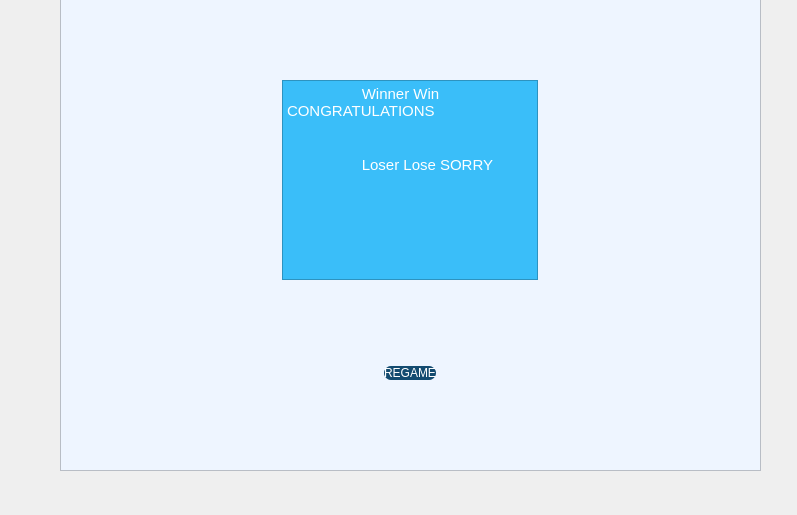
<?xml version="1.0" encoding="UTF-8"?>
<ui version="4.0">
 <class>Dialog</class>
 <widget class="QDialog" name="Dialog">
  <property name="geometry">
   <rect>
    <x>0</x>
    <y>0</y>
    <width>797</width>
    <height>515</height>
   </rect>
  </property>
  <property name="windowTitle">
   <string>Dialog</string>
  </property>
  <widget class="QFrame" name="frame">
   <property name="geometry">
    <rect>
     <x>60</x>
     <y>-10</y>
     <width>701</width>
     <height>481</height>
    </rect>
   </property>
   <property name="styleSheet">
    <string notr="true">QFrame {
background-color:rgb(238, 245, 255);
}</string>
   </property>
   <property name="frameShape">
    <enum>QFrame::StyledPanel</enum>
   </property>
   <property name="frameShadow">
    <enum>QFrame::Raised</enum>
   </property>
   <layout class="QVBoxLayout" name="verticalLayout">
    <item alignment="Qt::AlignHCenter">
     <widget class="QTextEdit" name="textEdit">
      <property name="maximumSize">
       <size>
        <width>363</width>
        <height>200</height>
       </size>
      </property>
      <property name="styleSheet">
       <string notr="true">QTextEdit {
 background-color:rgb(58, 190, 249);
color:white;
}</string>
      </property>
      <property name="html">
       <string>&lt;!DOCTYPE HTML PUBLIC &quot;-//W3C//DTD HTML 4.0//EN&quot; &quot;http://www.w3.org/TR/REC-html40/strict.dtd&quot;&gt;
&lt;html&gt;&lt;head&gt;&lt;meta name=&quot;qrichtext&quot; content=&quot;1&quot; /&gt;&lt;meta charset=&quot;utf-8&quot; /&gt;&lt;style type=&quot;text/css&quot;&gt;
p, li { white-space: pre-wrap; }
hr { height: 1px; border-width: 0; }
li.unchecked::marker { content: &quot;\2610&quot;; }
li.checked::marker { content: &quot;\2612&quot;; }
&lt;/style&gt;&lt;/head&gt;&lt;body style=&quot; font-family:'Ubuntu'; font-size:11pt; font-weight:400; font-style:normal;&quot;&gt;
&lt;p style=&quot; margin-top:0px; margin-bottom:0px; margin-left:0px; margin-right:0px; -qt-block-indent:0; text-indent:0px;&quot;&gt;                  Winner Win   CONGRATULATIONS&lt;/p&gt;
&lt;p style=&quot;-qt-paragraph-type:empty; margin-top:0px; margin-bottom:0px; margin-left:0px; margin-right:0px; -qt-block-indent:0; text-indent:0px;&quot;&gt;&lt;br /&gt;&lt;/p&gt;
&lt;p style=&quot;-qt-paragraph-type:empty; margin-top:0px; margin-bottom:0px; margin-left:0px; margin-right:0px; -qt-block-indent:0; text-indent:0px;&quot;&gt;&lt;br /&gt;&lt;/p&gt;
&lt;p style=&quot; margin-top:0px; margin-bottom:0px; margin-left:0px; margin-right:0px; -qt-block-indent:0; text-indent:0px;&quot;&gt;                  Loser Lose SORRY&lt;/p&gt;&lt;/body&gt;&lt;/html&gt;</string>
      </property>
     </widget>
    </item>
    <item alignment="Qt::AlignHCenter">
     <widget class="QPushButton" name="pushButton">
      <property name="styleSheet">
       <string notr="true">QPushButton{
border-radius:7px;
background:rgb(19, 75, 112);
color:white;
}

QPushButton::hover{
 background:rgb(80, 140, 155);
}
QPushButton::pressed {
background:rgb(167, 230, 255);
}</string>
      </property>
      <property name="text">
       <string>REGAME</string>
      </property>
     </widget>
    </item>
   </layout>
  </widget>
 </widget>
 <resources/>
 <connections/>
</ui>
